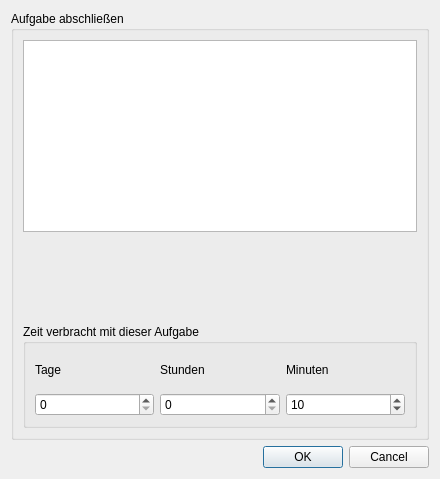
<?xml version="1.0" encoding="UTF-8"?>
<ui version="4.0">
 <class>Dialog</class>
 <widget class="QDialog" name="Dialog">
  <property name="geometry">
   <rect>
    <x>0</x>
    <y>0</y>
    <width>440</width>
    <height>479</height>
   </rect>
  </property>
  <property name="windowTitle">
   <string>Aufgabe beendet</string>
  </property>
  <layout class="QVBoxLayout" name="verticalLayout">
   <item>
    <widget class="QGroupBox" name="groupBox">
     <property name="sizePolicy">
      <sizepolicy hsizetype="MinimumExpanding" vsizetype="MinimumExpanding">
       <horstretch>0</horstretch>
       <verstretch>0</verstretch>
      </sizepolicy>
     </property>
     <property name="title">
      <string>Aufgabe abschließen</string>
     </property>
     <layout class="QVBoxLayout" name="verticalLayout_2">
      <item>
       <widget class="QTextBrowser" name="task_desc"/>
      </item>
      <item>
       <spacer name="verticalSpacer">
        <property name="orientation">
         <enum>Qt::Vertical</enum>
        </property>
        <property name="sizeHint" stdset="0">
         <size>
          <width>20</width>
          <height>40</height>
         </size>
        </property>
       </spacer>
      </item>
      <item>
       <widget class="QGroupBox" name="groupBox_2">
        <property name="title">
         <string>Zeit verbracht mit dieser Aufgabe</string>
        </property>
        <layout class="QVBoxLayout" name="verticalLayout_4">
         <item>
          <layout class="QHBoxLayout" name="horizontalLayout_5">
           <property name="topMargin">
            <number>10</number>
           </property>
           <item>
            <widget class="QLabel" name="label">
             <property name="text">
              <string>Tage</string>
             </property>
            </widget>
           </item>
           <item>
            <widget class="QLabel" name="label_2">
             <property name="text">
              <string>Stunden</string>
             </property>
            </widget>
           </item>
           <item>
            <widget class="QLabel" name="label_3">
             <property name="text">
              <string>Minuten</string>
             </property>
            </widget>
           </item>
          </layout>
         </item>
         <item>
          <layout class="QHBoxLayout" name="horizontalLayout_4">
           <property name="topMargin">
            <number>10</number>
           </property>
           <item>
            <widget class="QSpinBox" name="days">
             <property name="sizePolicy">
              <sizepolicy hsizetype="Minimum" vsizetype="MinimumExpanding">
               <horstretch>0</horstretch>
               <verstretch>0</verstretch>
              </sizepolicy>
             </property>
             <property name="maximum">
              <number>10000</number>
             </property>
            </widget>
           </item>
           <item>
            <widget class="QSpinBox" name="hours">
             <property name="sizePolicy">
              <sizepolicy hsizetype="Minimum" vsizetype="MinimumExpanding">
               <horstretch>0</horstretch>
               <verstretch>0</verstretch>
              </sizepolicy>
             </property>
             <property name="wrapping">
              <bool>false</bool>
             </property>
             <property name="showGroupSeparator" stdset="0">
              <bool>false</bool>
             </property>
             <property name="maximum">
              <number>10000</number>
             </property>
            </widget>
           </item>
           <item>
            <widget class="QSpinBox" name="minutes">
             <property name="sizePolicy">
              <sizepolicy hsizetype="Minimum" vsizetype="MinimumExpanding">
               <horstretch>0</horstretch>
               <verstretch>0</verstretch>
              </sizepolicy>
             </property>
             <property name="maximum">
              <number>10000</number>
             </property>
             <property name="value">
              <number>10</number>
             </property>
            </widget>
           </item>
          </layout>
         </item>
        </layout>
       </widget>
      </item>
     </layout>
    </widget>
   </item>
   <item>
    <widget class="QDialogButtonBox" name="buttonBox">
     <property name="orientation">
      <enum>Qt::Horizontal</enum>
     </property>
     <property name="standardButtons">
      <set>QDialogButtonBox::Cancel|QDialogButtonBox::Ok</set>
     </property>
    </widget>
   </item>
  </layout>
 </widget>
 <resources/>
 <connections>
  <connection>
   <sender>buttonBox</sender>
   <signal>accepted()</signal>
   <receiver>Dialog</receiver>
   <slot>accept()</slot>
   <hints>
    <hint type="sourcelabel">
     <x>248</x>
     <y>254</y>
    </hint>
    <hint type="destinationlabel">
     <x>157</x>
     <y>274</y>
    </hint>
   </hints>
  </connection>
  <connection>
   <sender>buttonBox</sender>
   <signal>rejected()</signal>
   <receiver>Dialog</receiver>
   <slot>reject()</slot>
   <hints>
    <hint type="sourcelabel">
     <x>316</x>
     <y>260</y>
    </hint>
    <hint type="destinationlabel">
     <x>286</x>
     <y>274</y>
    </hint>
   </hints>
  </connection>
 </connections>
</ui>
